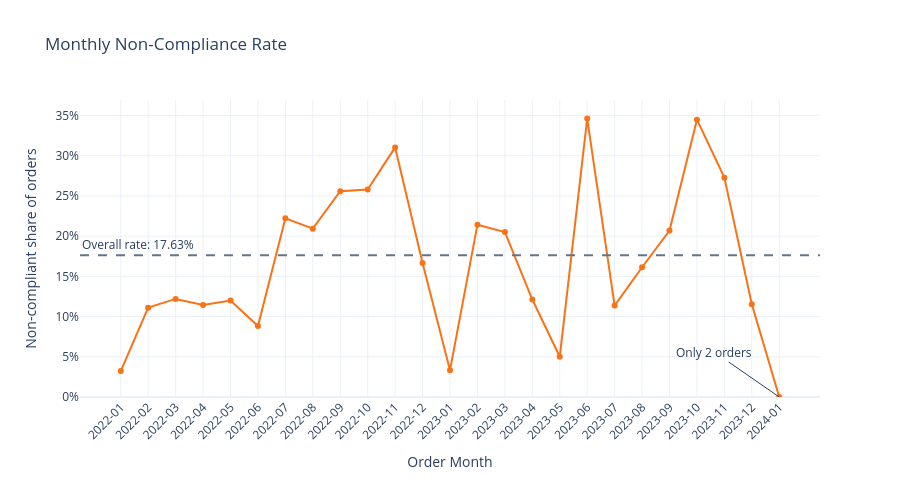

The notebook cell saved with this chart:
### Markdown cell above
### Monthly Non-Compliance Rate

The non-compliance rate is the number of non-compliant orders divided
by all orders in that month.

The dashed line shows the overall dataset rate, weighted by order count.
Monthly fluctuations are descriptive and do not establish their causes.

January 2024 contains only two orders. Its observed 0% rate is based
on very limited data and should not be interpreted as reliable evidence
of low risk.

### Code cell
rate_plot = monthly_orders.reset_index()
rate_plot["Order Month"] = rate_plot["Order Month"].astype(str)

# A month with no orders has an undefined rate, not a 0% rate.
rate_plot["Non-compliance rate"] = (
    rate_plot["Non_Compliant_Orders"]
    / rate_plot["Orders"].where(rate_plot["Orders"] > 0)
)

overall_rate = df["Compliance"].eq(False).mean()

fig = px.line(
    rate_plot,
    x="Order Month",
    y="Non-compliance rate",
    markers=True,
    title="Monthly Non-Compliance Rate",
    hover_data={
        "Non-compliance rate": ":.2%",
        "Orders": True,
        "Non_Compliant_Orders": True,
    },
    template="plotly_white",
)

fig.update_traces(line_color="#F97316", connectgaps=False)

fig.add_hline(
    y=overall_rate,
    line_dash="dash",
    line_color="#64748B",
    annotation_text=f"Overall rate: {overall_rate:.2%}",
    annotation_position="top left",
)

fig.add_annotation(
    x="2024-01",
    y=0,
    text="Only 2 orders",
    showarrow=True,
    ax=-65,
    ay=-45,
)

fig.update_layout(height=480)
fig.update_xaxes(type="category", tickangle=-45)
fig.update_yaxes(
    title="Non-compliant share of orders",
    tickformat=".0%",
    rangemode="tozero",
)

fig.show()

### Figure 1 — Plotly figure (JSON) as saved in the notebook; plotly's stock layout.template omitted (floating-point values rounded to 4 significant figures)
{"data": [{"connectgaps": false, "customdata": [[31, 1], [27, 3], [41, 5], [35, 4], [25, 3], [34, 3], [27, 6], [43, 9], [43, 11], [31, 8], [29, 9], [30, 5], [30, 1], [28, 6], [39, 8], [33, 4], [20, 1], [26, 9], [44, 5], [31, 5], [29, 6], [29, 10], [44, 12], [26, 3], [2, 0]], "hovertemplate": "Order Month=%{x}<br>Non-compliance rate=%{y:.2%}<br>Orders=%{customdata[0]}<br>Non_Compliant_Orders=%{customdata[1]}<extra></extra>", "legendgroup": "", "line": {"color": "#F97316", "dash": "solid"}, "marker": {"symbol": "circle"}, "mode": "lines+markers", "name": "", "orientation": "v", "showlegend": false, "type": "scatter", "x": ["2022-01", "2022-02", "2022-03", "2022-04", "2022-05", "2022-06", "2022-07", "2022-08", "2022-09", "2022-10", "2022-11", "2022-12", "2023-01", "2023-02", "2023-03", "2023-04", "2023-05", "2023-06", "2023-07", "2023-08", "2023-09", "2023-10", "2023-11", "2023-12", "2024-01"], "xaxis": "x", "y": [0.03226, 0.1111, 0.122, 0.1143, 0.12, 0.08824, 0.2222, 0.2093, 0.2558, 0.2581, 0.3103, 0.1667, 0.03333, 0.2143, 0.2051, 0.1212, 0.05, 0.3462, 0.1136, 0.1613, 0.2069, 0.3448, 0.2727, 0.1154, 0.0], "yaxis": "y"}], "layout": {"annotations": [{"showarrow": false, "text": "Overall rate: 17.63%", "x": 0, "xanchor": "left", "xref": "x domain", "y": 0.1763, "yanchor": "bottom", "yref": "y"}, {"ax": -65, "ay": -45, "showarrow": true, "text": "Only 2 orders", "x": "2024-01", "y": 0}], "height": 480, "legend": {"tracegroupgap": 0}, "shapes": [{"line": {"color": "#64748B", "dash": "dash"}, "type": "line", "x0": 0, "x1": 1, "xref": "x domain", "y0": 0.1763, "y1": 0.1763, "yref": "y"}], "title": {"text": "Monthly Non-Compliance Rate"}, "xaxis": {"anchor": "y", "domain": [0, 1], "tickangle": -45, "title": {"text": "Order Month"}, "type": "category"}, "yaxis": {"anchor": "x", "domain": [0, 1], "rangemode": "tozero", "tickformat": ".0%", "title": {"text": "Non-compliant share of orders"}}}}
